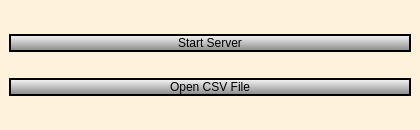
<?xml version="1.0" encoding="UTF-8"?>
<ui version="4.0">
 <class>MainWindow</class>
 <widget class="QMainWindow" name="MainWindow">
  <property name="geometry">
   <rect>
    <x>0</x>
    <y>0</y>
    <width>420</width>
    <height>130</height>
   </rect>
  </property>
  <property name="minimumSize">
   <size>
    <width>420</width>
    <height>130</height>
   </size>
  </property>
  <property name="maximumSize">
   <size>
    <width>420</width>
    <height>130</height>
   </size>
  </property>
  <property name="windowTitle">
   <string>CSVReader</string>
  </property>
  <property name="styleSheet">
   <string notr="true">background-color: rgb(255, 242, 220);</string>
  </property>
  <widget class="QWidget" name="centralwidget">
   <layout class="QGridLayout" name="gridLayout">
    <item row="0" column="0">
     <layout class="QVBoxLayout" name="verticalLayout">
      <item>
       <widget class="QPushButton" name="start_server_button">
        <property name="styleSheet">
         <string notr="true">QPushButton{
background-color: qlineargradient(x1: 0, y1: 0, x2: 0, y2: 1, stop: 0 white, stop: 1 grey);
border-style: solid;
border-color: black;
border-width: 2px;
border-radius: 10px;
}</string>
        </property>
        <property name="text">
         <string>Start Server</string>
        </property>
       </widget>
      </item>
      <item>
       <spacer name="verticalSpacer">
        <property name="orientation">
         <enum>Qt::Vertical</enum>
        </property>
        <property name="sizeType">
         <enum>QSizePolicy::Fixed</enum>
        </property>
        <property name="sizeHint" stdset="0">
         <size>
          <width>20</width>
          <height>20</height>
         </size>
        </property>
       </spacer>
      </item>
      <item>
       <widget class="QPushButton" name="open_csv_button">
        <property name="styleSheet">
         <string notr="true">QPushButton{
background-color: qlineargradient(x1: 0, y1: 0, x2: 0, y2: 1, stop: 0 white, stop: 1 grey);
border-style: solid;
border-color: black;
border-width: 2px;
border-radius: 10px;
}</string>
        </property>
        <property name="text">
         <string>Open CSV File</string>
        </property>
       </widget>
      </item>
     </layout>
    </item>
   </layout>
  </widget>
 </widget>
 <resources/>
 <connections/>
</ui>
